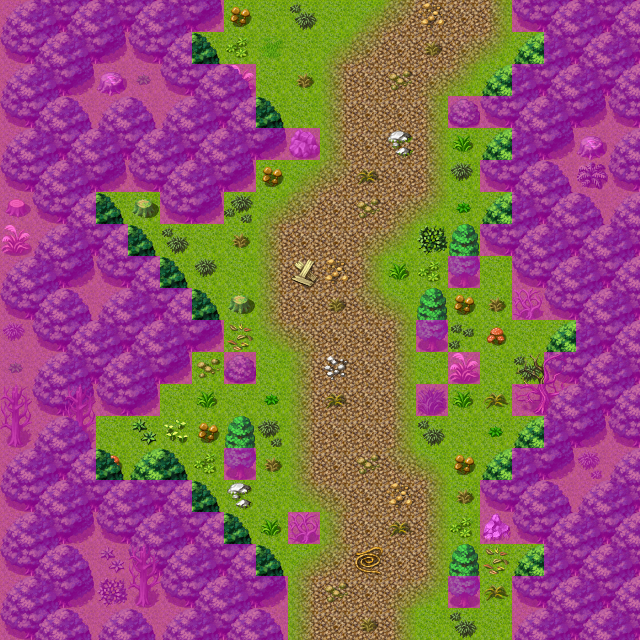

This game map was drawn from its Tiled (.tmx) file and the tilesets committed beside it. A one-line description and the trimmed map source follow:
An orthogonal 20x20 tile map with 32x32 px tiles, 4 tile layers (Ground, Objects, Above, Walkable), 40 tilesets and 5 objects (3x spawn, 2x mapchange).

<map version="1.0" orientation="orthogonal" width="20" height="20" tilewidth="32" tileheight="32">
 <properties>
  <property name="outside" value="1" />
 </properties>
 <tileset firstgid="1" name="map_bed_1" tilewidth="32" tileheight="32">
  <image source="../drawable/map_bed_1.png" width="512" height="256" />
 </tileset>
 <tileset firstgid="129" name="map_border_1" tilewidth="32" tileheight="32">
  <image source="../drawable/map_border_1.png" width="512" height="256" />
 </tileset>
 <tileset firstgid="257" name="map_bridge_1" tilewidth="32" tileheight="32">
  <image source="../drawable/map_bridge_1.png" width="512" height="256" />
 </tileset>
 <tileset firstgid="385" name="map_broken_1" tilewidth="32" tileheight="32">
  <image source="../drawable/map_broken_1.png" width="512" height="256" />
 </tileset>
 <tileset firstgid="513" name="map_cavewall_1" tilewidth="32" tileheight="32">
  <image source="../drawable/map_cavewall_1.png" width="576" height="192" />
 </tileset>
 <tileset firstgid="621" name="map_cavewall_2" tilewidth="32" tileheight="32">
  <image source="../drawable/map_cavewall_2.png" width="576" height="192" />
 </tileset>
 <tileset firstgid="729" name="map_cavewall_3" tilewidth="32" tileheight="32">
  <image source="../drawable/map_cavewall_3.png" width="576" height="192" />
 </tileset>
 <tileset firstgid="837" name="map_chair_table_1" tilewidth="32" tileheight="32">
  <image source="../drawable/map_chair_table_1.png" width="512" height="256" />
 </tileset>
 <tileset firstgid="965" name="map_crate_1" tilewidth="32" tileheight="32">
  <image source="../drawable/map_crate_1.png" width="512" height="256" />
 </tileset>
 <tileset firstgid="1093" name="map_cupboard_1" tilewidth="32" tileheight="32">
  <image source="../drawable/map_cupboard_1.png" width="512" height="256" />
 </tileset>
 <tileset firstgid="1221" name="map_curtain_1" tilewidth="32" tileheight="32">
  <image source="../drawable/map_curtain_1.png" width="512" height="256" />
 </tileset>
 <tileset firstgid="1349" name="map_entrance_1" tilewidth="32" tileheight="32">
  <image source="../drawable/map_entrance_1.png" width="512" height="256" />
 </tileset>
 <tileset firstgid="1477" name="map_fence_1" tilewidth="32" tileheight="32">
  <image source="../drawable/map_fence_1.png" width="512" height="256" />
 </tileset>
 <tileset firstgid="1605" name="map_fence_2" tilewidth="32" tileheight="32">
  <image source="../drawable/map_fence_2.png" width="512" height="256" />
 </tileset>
 <tileset firstgid="1733" name="map_ground_1" tilewidth="32" tileheight="32">
  <image source="../drawable/map_ground_1.png" width="512" height="256" />
 </tileset>
 <tileset firstgid="1861" name="map_ground_2" tilewidth="32" tileheight="32">
  <image source="../drawable/map_ground_2.png" width="512" height="256" />
 </tileset>
 <tileset firstgid="1989" name="map_ground_3" tilewidth="32" tileheight="32">
  <image source="../drawable/map_ground_3.png" width="512" height="256" />
 </tileset>
 <tileset firstgid="2117" name="map_ground_4" tilewidth="32" tileheight="32">
  <image source="../drawable/map_ground_4.png" width="512" height="256" />
 </tileset>
 <tileset firstgid="2245" name="map_ground_5" tilewidth="32" tileheight="32">
  <image source="../drawable/map_ground_5.png" width="512" height="256" />
 </tileset>
 <tileset firstgid="2373" name="map_ground_6" tilewidth="32" tileheight="32">
  <image source="../drawable/map_ground_6.png" width="512" height="256" />
 </tileset>
 <tileset firstgid="2501" name="map_ground_7" tilewidth="32" tileheight="32">
  <image source="../drawable/map_ground_7.png" width="512" height="256" />
 </tileset>
 <tileset firstgid="2629" name="map_ground_8" tilewidth="32" tileheight="32">
  <image source="../drawable/map_ground_8.png" width="512" height="256" />
 </tileset>
 <tileset firstgid="2757" name="map_indoor_1" tilewidth="32" tileheight="32">
  <image source="../drawable/map_indoor_1.png" width="512" height="256" />
 </tileset>
 <tileset firstgid="2885" name="map_kitchen_1" tilewidth="32" tileheight="32">
  <image source="../drawable/map_kitchen_1.png" width="512" height="256" />
 </tileset>
 <tileset firstgid="3013" name="map_outdoor_1" tilewidth="32" tileheight="32">
  <image source="../drawable/map_outdoor_1.png" width="512" height="256" />
 </tileset>
 <tileset firstgid="3141" name="map_pillar_1" tilewidth="32" tileheight="32">
  <image source="../drawable/map_pillar_1.png" width="512" height="256" />
 </tileset>
 <tileset firstgid="3269" name="map_plant_1" tilewidth="32" tileheight="32">
  <image source="../drawable/map_plant_1.png" width="512" height="256" />
 </tileset>
 <tileset firstgid="3397" name="map_rock_1" tilewidth="32" tileheight="32">
  <image source="../drawable/map_rock_1.png" width="512" height="256" />
 </tileset>
 <tileset firstgid="3525" name="map_roof_1" tilewidth="32" tileheight="32">
  <image source="../drawable/map_roof_1.png" width="512" height="256" />
 </tileset>
 <tileset firstgid="3653" name="map_roof_2" tilewidth="32" tileheight="32">
  <image source="../drawable/map_roof_2.png" width="512" height="256" />
 </tileset>
 <tileset firstgid="3781" name="map_shop_1" tilewidth="32" tileheight="32">
  <image source="../drawable/map_shop_1.png" width="512" height="256" />
 </tileset>
 <tileset firstgid="3909" name="map_sign_ladder_1" tilewidth="32" tileheight="32">
  <image source="../drawable/map_sign_ladder_1.png" width="512" height="256" />
 </tileset>
 <tileset firstgid="4037" name="map_table_1" tilewidth="32" tileheight="32">
  <image source="../drawable/map_table_1.png" width="512" height="256" />
 </tileset>
 <tileset firstgid="4165" name="map_trail_1" tilewidth="32" tileheight="32">
  <image source="../drawable/map_trail_1.png" width="512" height="256" />
 </tileset>
 <tileset firstgid="4293" name="map_tree_1" tilewidth="32" tileheight="32">
  <image source="../drawable/map_tree_1.png" width="512" height="256" />
 </tileset>
 <tileset firstgid="4421" name="map_wall_1" tilewidth="32" tileheight="32">
  <image source="../drawable/map_wall_1.png" width="512" height="256" />
 </tileset>
 <tileset firstgid="4549" name="map_wall_2" tilewidth="32" tileheight="32">
  <image source="../drawable/map_wall_2.png" width="480" height="256" />
 </tileset>
 <tileset firstgid="4669" name="map_wall_3" tilewidth="32" tileheight="32">
  <image source="../drawable/map_wall_3.png" width="480" height="256" />
 </tileset>
 <tileset firstgid="4789" name="map_window_1" tilewidth="32" tileheight="32">
  <image source="../drawable/map_window_1.png" width="512" height="256" />
 </tileset>
 <tileset firstgid="4917" name="map_window_2" tilewidth="32" tileheight="32">
  <image source="../drawable/map_window_2.png" width="512" height="256" />
 </tileset>
 <layer name="Ground" width="20" height="20">
  <data>[400 cells, 400 non-empty, 2 distinct tile ids]</data>
 </layer>
 <layer name="Objects" width="20" height="20">
  <data>[400 cells, 333 non-empty, 54 distinct tile ids]</data>
 </layer>
 <layer name="Above" width="20" height="20">
  <data>[400 cells, 33 non-empty, 6 distinct tile ids]</data>
 </layer>
 <layer name="Walkable" width="20" height="20">
  <data>[400 cells, 218 non-empty, 1 distinct tile ids]</data>
 </layer>
 <objectgroup name="Mapevents" width="20" height="20">
  <object name="north" type="mapchange" x="224" y="0" width="288" height="32">
   <properties>
    <property name="map" value="roadbeforecrossroads3" />
    <property name="place" value="south" />
   </properties>
  </object>
  <object name="south" type="mapchange" x="288" y="608" width="224" height="32">
   <properties>
    <property name="map" value="roadbeforecrossroads5" />
    <property name="place" value="north" />
   </properties>
  </object>
 </objectgroup>
 <objectgroup name="Spawn" width="20" height="20">
  <!-- 3 objects omitted --></objectgroup>
 <objectgroup name="Keys" width="20" height="20" visible="0" />
</map>
<!-- 3 of 5 objects omitted -->
